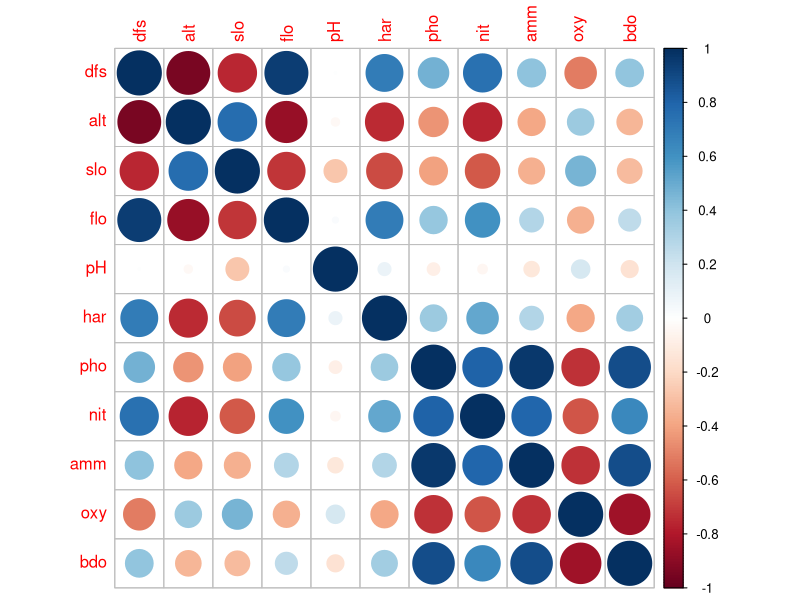
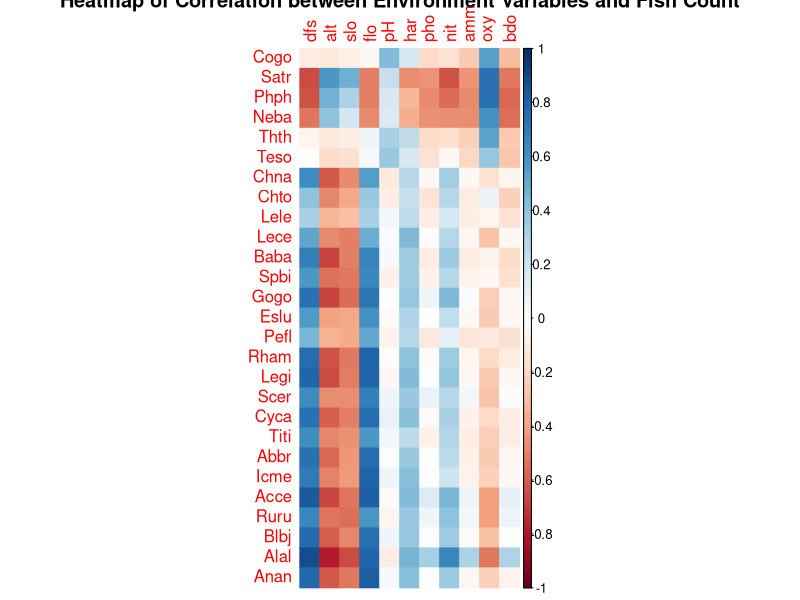
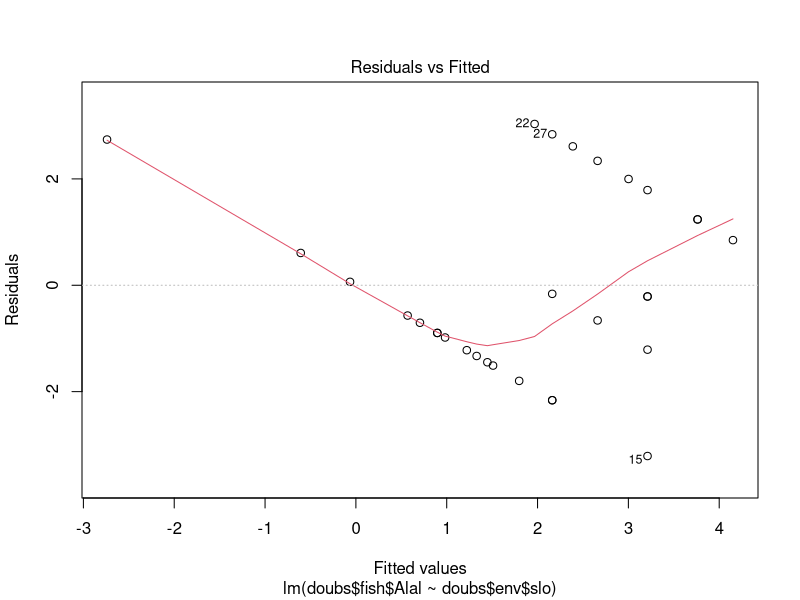
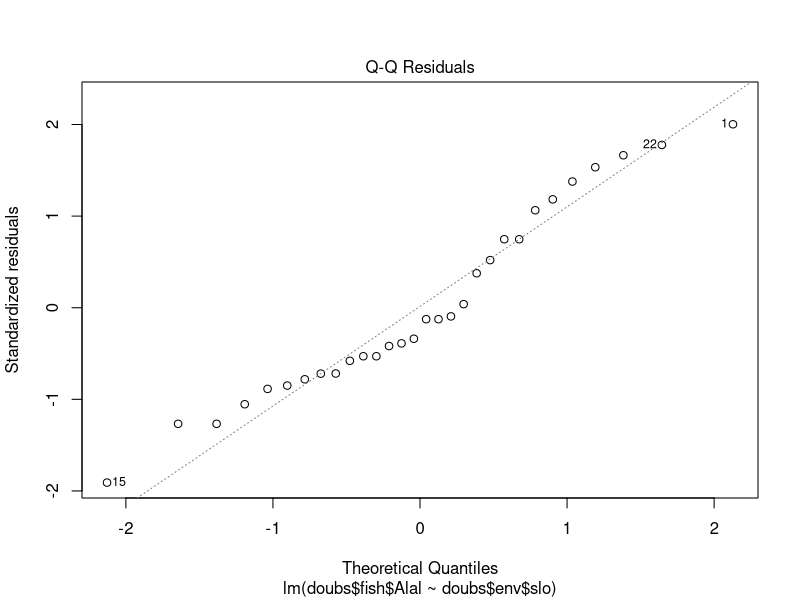
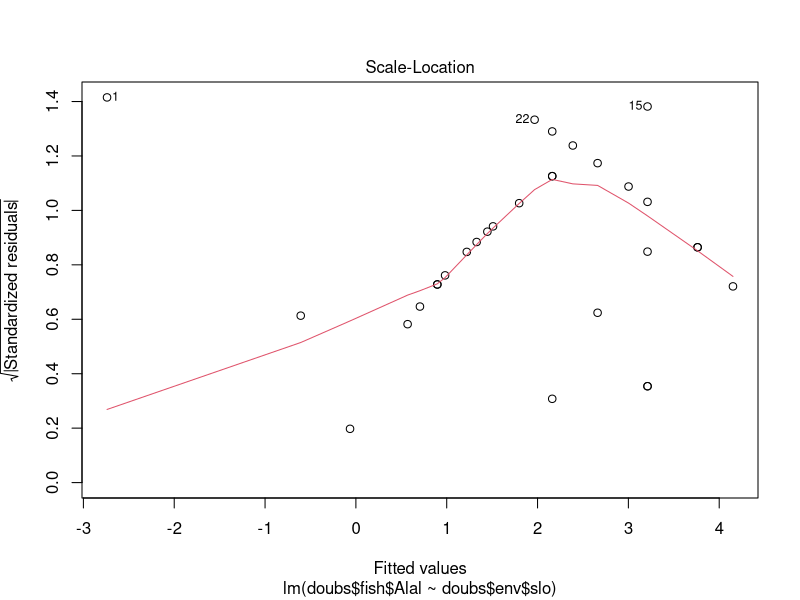
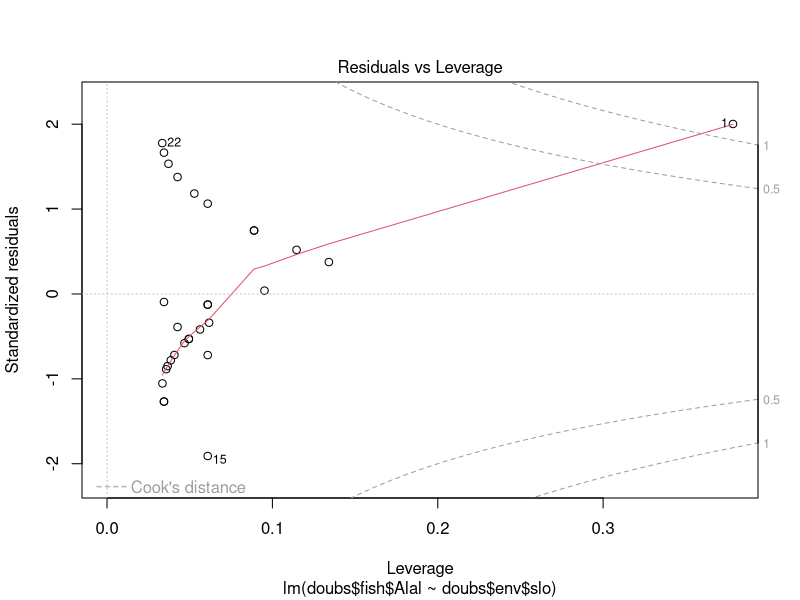

Reproduce these figures in R, in order.
# HEADER------------------------------------
#
# Author:     sunyuyu
# Copyright   Copyright 2024-sunyuyu
# Email:      sunyuyu@email.ustc.edu.cn
#
# Date:       2024-04-14
#
# Script Name:data_exploration
#
# Script Description: 1.处理Doubs数据集中的缺失数据
#                     2.检测环境变量之间是否存在共线性
#                     3.对鱼类与环境变量之间关系进行分析和可视化
#
#
# SETUP ----------------------------------------------

# 加载必要的包
install.packages("car")
install.packages("ellipse")
library(car)
library(ade4)
library(readr)
library(stats)
library(ggplot2)
library(ellipsis)
library(corrplot)
library(tidyverse)


# 1.处理Doubs数据集中的缺失数据
data("doubs")                                   # 加载Doubs数据集
doubs_missing=sum(is.na(doubs))|0               # 识别缺失数据
print(doubs_missing)
if (!doubs_missing) {
  doubs_completion <- data.frame(matrix(ncol = 2, nrow = 0))
} else {
  rownames <- rownames(doubs)
  colnames <- colnames(doubs)
  pos <- which(is.na(doubs), arr.ind = TRUE)
  doubs_completion <- data.frame(rownames[pos[, 1]], colnames[pos[, 2]])
}
names(doubs_completion) <- c("row", "column")
doubs_completion                                # 结果显示无缺失数据

# 如果有缺失数据，处理操作如下
summary(doubs$env)                              # 根据结果确定是数值类数据
doubs[is.na(doubs)] <- mean(doubs, na.rm = TRUE)# 对于数值型数据，用均值填充


# 2.检测环境因素之间是否存在共线性
env_cor <- cor(doubs$env)           # 使用cor()函数计算环境变量之间的相关系数
print(env_cor)
corrplot(env_cor, method = "circle")# 可视化环境变量之间的相关性

high_env_cor <- which(env_cor > 0.7 & env_cor < 1, arr.ind = TRUE)
high_vars <- rownames(env_cor)[high_env_cor[, 1]]
cor_vars <- colnames(env_cor)[high_env_cor[, 2]]
                                    # 获取相关系数大于0.7的环境变量
cat("环境变量之间相关性大于0.7的变量:\n")
for (i in 1:length(high_vars)) {
  cat(high_vars[i], "和", cor_vars[i], "\n")
}                                   # 打印出相关系数大于0.7的环境变量关系

# 拟合鱼类Alal丰度和环境变量之间的线性回归模型
names(doubs$fish)
model <- lm(doubs$fish$Alal ~ ., data = doubs$env)
vif(model)                          # 利用方差膨胀因子VIF评估自变量间的共线性程度
#     dfs        alt        slo        flo         pH        har
# 136.737235  54.161158   5.309589  46.988910   1.746103   4.296977  
#     pho        nit        amm        oxy        bdo 
# 25.658248  16.842868   30.742467  17.581085  17.803821 
# 根据vif=7判断除slo、pH、har外的环境变量与其他自变量之间存在非常强的共线性，
# 可能会导致拟合模型的不稳定性，可删除一些自变量或使用PCA来提取主成分来处理共线性。


# 3.对鱼类与环境变量之间关系进行分析和可视化
fish_env_cor <- cor(doubs$fish, doubs$env)  # 计算鱼类与环境变量之间的相关系数矩阵
fish_env_cor
corrplot(fish_env_cor, method = "color",
         xlab = "Environment Variables", ylab = "Fish Count", 
         main = "Heatmap of Correlation between Environment Variables and Fish Count")
                                            # 可视化鱼类与环境变量之间的相关性

# 以鱼类Alal和环境变量slo为例详细分析
model1 <- lm(doubs$fish$Alal ~ doubs$env$slo)     # 拟合线性回归模型
summary(model1)                                   # 查看线性回归模型的摘要信息
plot(model1)                                      # 可视化，结果显示呈正态分布
rsquared <- summary(model1)$r.squared             # 计算决定系数（R²）
rsquared                                          # R²=0.7842143
pca_result1 <- prcomp(doubs$env, scale. = TRUE)   # 对环境变量进行主成分分析
pca_scores1 <- as.data.frame(predict(pca_result1))# 提取主成分得分
combined_data1 <- cbind(doubs$fish, pca_scores1)  # 将鱼类丰度数据与主成分合并
lm_model1 <- lm(doubs$fish$Alal ~ ., data = combined_data1)
                                                  # 拟合线性模型
summary(lm_model1)                                # 查看模型摘要
